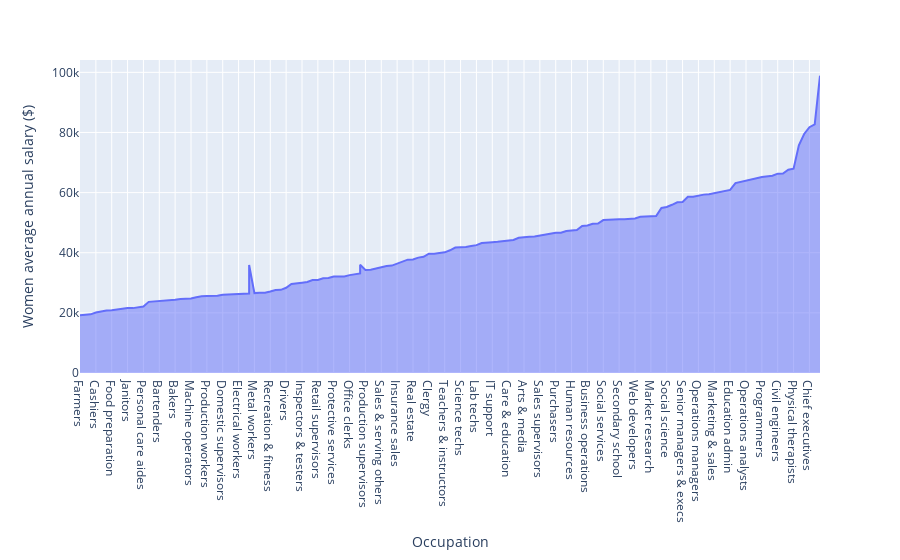

The cell this chart's notebook holds for it:
### Code cell
waas = df_us.sort_values(by='Women average annual salary ($)')
px.area(waas,x='Occupation',y='Women average annual salary ($)')

### Figure 1 — Plotly figure (JSON) as saved in the notebook; plotly's stock layout.template omitted (floating-point values rounded to 4 significant figures; data arrays with more than 128 entries replaced by an {"elided": "..."} marker saying what was removed)
{"data": [{"hovertemplate": "Occupation=%{x}<br>Women average annual salary ($)=%{y}<extra></extra>", "legendgroup": "", "line": {"color": "#636efa"}, "marker": {"symbol": "circle"}, "mode": "lines", "name": "", "orientation": "v", "showlegend": false, "stackgroup": "1", "type": "scatter", "x": {"elided": "143 str values"}, "xaxis": "x", "y": {"elided": "143 float values"}, "yaxis": "y"}], "layout": {"legend": {"tracegroupgap": 0}, "margin": {"t": 60}, "xaxis": {"anchor": "y", "domain": [0, 1], "title": {"text": "Occupation"}}, "yaxis": {"anchor": "x", "domain": [0, 1], "title": {"text": "Women average annual salary ($)"}}}}
